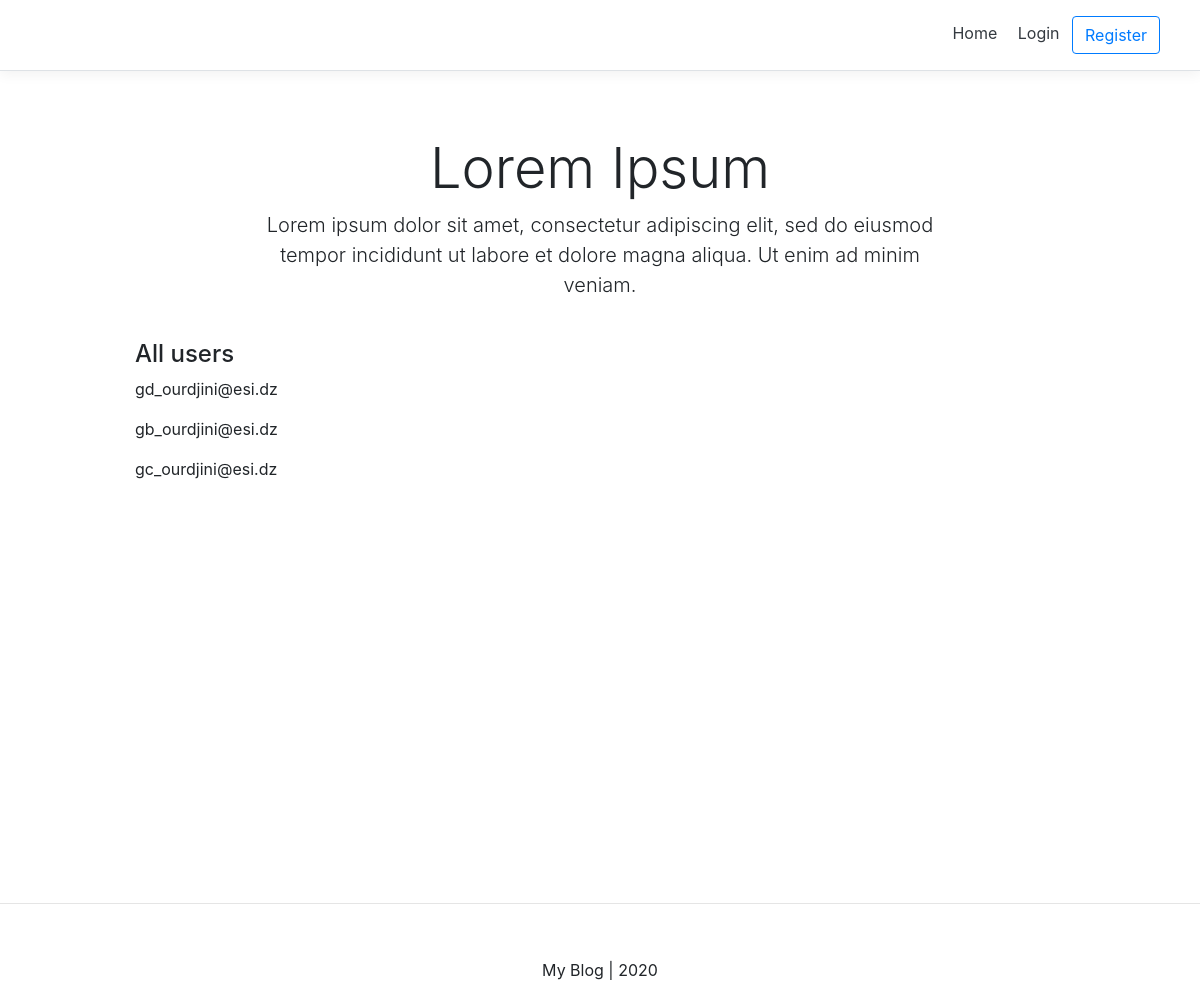
The app's page /, older data.
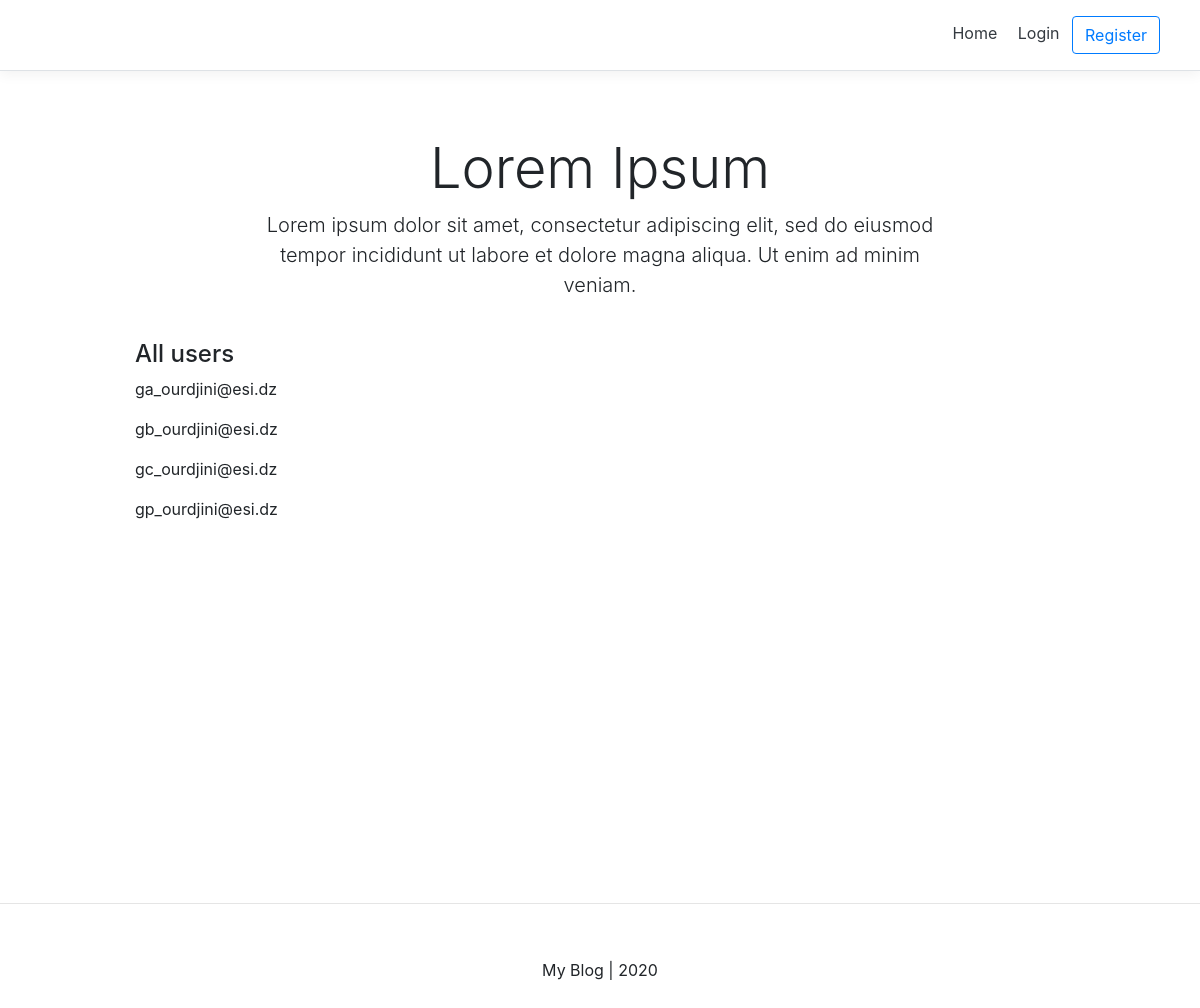
The same page, newer data.
### account/models.py (models this page shows, shortened)
class Account(AbstractBaseUser):
	email					= models.EmailField(verbose_name="email",max_length=60,unique=True)
	username				= models.CharField(max_length=30, unique=True)
	date_joined				= models.DateTimeField(verbose_name="date joined",auto_now_add=True)
	last_login				= models.DateTimeField(verbose_name="last login",auto_now=True)
	is_admin				= models.BooleanField(default=False)
	is_active				= models.BooleanField(default=True)
	is_staff				= models.BooleanField(default=False)
	is_superuser			= models.BooleanField(default=False)
	USERNAME_FIELD		= 'email'
	REQUIRED_FIELDS		= ['username',]
	objects = MyAccountManager()
	def __str__(self):
		return self.email

### personal/views.py (the view)
# urls.py: path('',home_screen_view,name='home'),
def home_screen_view(request):
    context = {}
    context['accounts'] = Account.objects.all()
    return render(request,'personal/home.html',context)#render(request,reference,context//data or variables)"""

### personal/templates/personal/home.html (shortened to what this page needs)
{% extends 'base.html'  %}
{% block content %}
	<div class="blog-header px-3 py-3 pt-md-5 pb-md-4 mx-auto text-center">
        <h1 class="display-4">Lorem Ipsum</h1>
        <p class="lead">
           Lorem ipsum dolor sit amet, consectetur adipiscing elit, sed do eiusmod tempor incididunt ut labore et dolore magna aliqua. Ut enim ad minim veniam.
        </p>
    </div>
    <div class="container">
    	<div class="d-flex flex-column">
    		<h4>All users</h4>
	    	{% for user in accounts %}
	        	<p>{{user}}</p>
	    	{% endfor %}
    	</div>
    </div>
{% endblock content %}

Row changes from the older to the newer data that the page shows:
changed Account: email "gd_ourdjini@esi.dz" → "ga_ourdjini@esi.dz"
added Account: email "gp_ourdjini@esi.dz"
